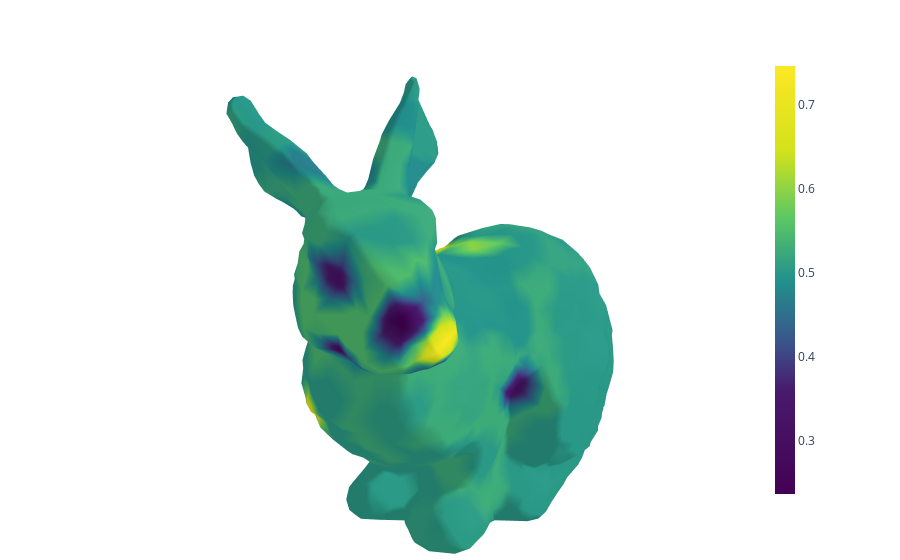

Notebook code for this chart:
### Markdown cell above
Filtered Scalar Fields - after filtering both persistent 0- and 1-homology below the threshold eps=0.2

### Code cell
fig3 = plot_mesh(V, F, filtered_01, cmin, cmax)
# This produces a png image
fig3.write_image("image/mesh-0LPF-1LPF.png", width=900, height=900)
fig3.show(renderer="png")
# This produces an interactive plot
fig3.show()

### Figure 1 — Plotly figure (JSON) as saved in the notebook; plotly's stock layout.template omitted (floating-point values rounded to 4 significant figures; data arrays with more than 128 entries replaced by an {"elided": "..."} marker saying what was removed)
{"data": [{"cmax": 0.7468, "cmin": 0.2368, "colorbar": {"len": 0.8, "thickness": 20, "x": 0.85}, "colorscale": [[0, "#440154"], [0.24, "#481a6c"], [0.35, "#3b528b"], [0.5, "#21918c"], [0.65, "#5ec962"], [0.8, "#d2e21b"], [1, "#fde725"]], "i": {"elided": "3998 int values"}, "intensity": {"elided": "6000 float values"}, "j": {"elided": "3998 int values"}, "k": {"elided": "3998 int values"}, "name": "y", "showscale": true, "type": "mesh3d", "x": {"elided": "2002 float values"}, "y": {"elided": "2002 float values"}, "z": {"elided": "2002 float values"}}], "layout": {"margin": {"b": 0, "l": 0, "r": 0, "t": 0}, "scene": {"camera": {"eye": {"x": -1.17, "y": -1.17, "z": 0.585}}, "xaxis": {"showgrid": false, "showticklabels": false, "title": {"text": ""}, "visible": false}, "yaxis": {"showgrid": false, "showticklabels": false, "title": {"text": ""}, "visible": false}, "zaxis": {"showgrid": false, "showticklabels": false, "title": {"text": ""}, "visible": false}}}}
